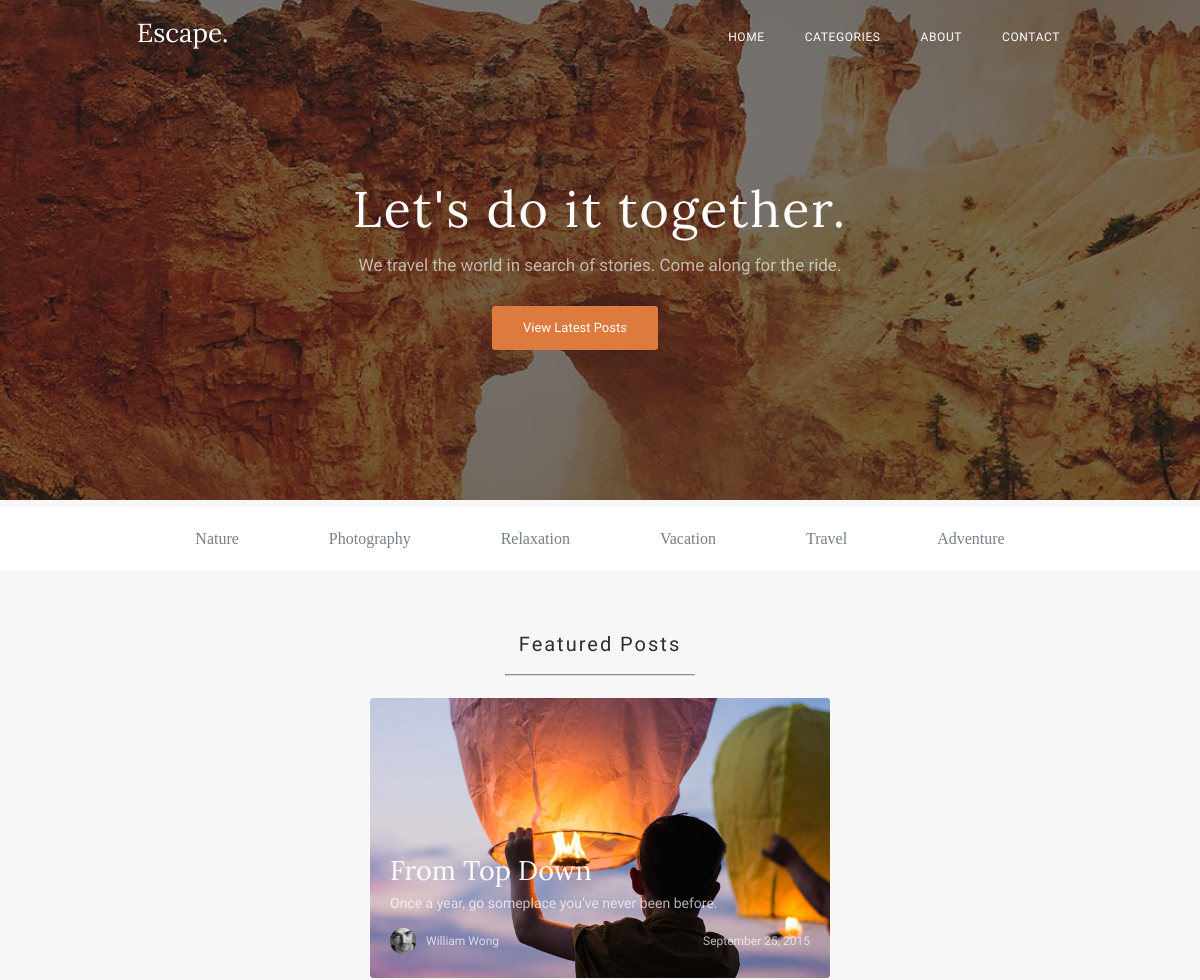
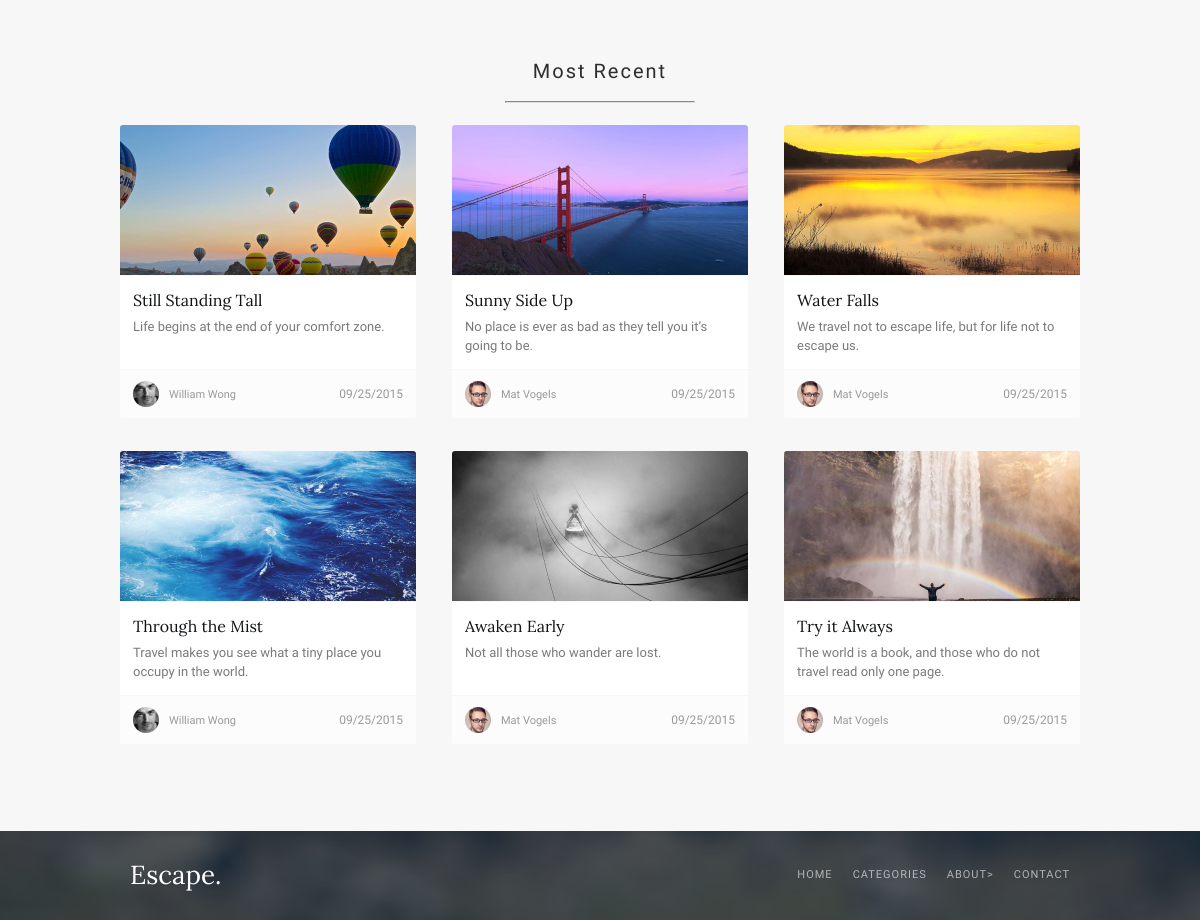
The app's page /home.php with its own data (2 pictures, top to bottom).
### tables this page shows
CREATE TABLE post
 (
    post_id     INT NOT NULL AUTO_INCREMENT,
    title        VARCHAR(255),
    subtitle     VARCHAR(255),
    author 	 VARCHAR(255),
    author_url   VARCHAR(255),
    publish_date VARCHAR(255),
    image_url    VARCHAR(255),
    content      TEXT NOT NULL,
    content_url  VARCHAR(255),
    featured     TINYINT(1) DEFAULT 0,
    PRIMARY KEY (post_id)
);

### post_preview2.php (the view)
<div class="most-recent__unit">
    <a href="/post.php?postid=<?= $post2['post_id'] ?>" class="img__link">
        <img class="most-recent__image" src="<?= $post2['image_url'] ?>" alt="most recent" />
    </a>
    <div class="most-recent__content">
        <h3 class="most-recent__title">
            <a href="/post.php?postid=<?= $post2['post_id'] ?>" class="most-recent__link"><?= $post2['title'] ?></a>
        </h3>
        <p class="most-recent__subtitle"><?= $post2['subtitle'] ?></p>
    </div>
    <div class="most-recent__author">
        <img class="most-recent__photo" src="<?= $post2['author_url'] ?>" alt="author" />
        <p class="most-recent__name"><?= $post2['author'] ?></p>
        <p class="most-recent__data"><?= $post2['publish_date'] ?></p>
    </div>
</div>

### home.php (shortened to what this page needs)
<?php
$post = [
    'title' => 'Let\'s do it together.',
    'subtitle' => 'We travel the world in search of stories. Come along for the ride.',
    'button' => 'View Latest Posts',
    'menu1' => 'Nature',
    'menu2' => 'Photography',
    'menu3' => 'Relaxation',
    'menu4' => 'Vacation',
    'menu5' => 'Travel',
    'menu6' => 'Adventure',
    'posts1' => 'Featured Posts',
    'posts2' => 'Most Recent',
];
function createDBConnection(): mysqli {
  $conn = new mysqli(HOST, USERNAME, PASSWORD, DATABASE);
  return $conn;
}
function getAndPrintPostsFromDBFeaturesPosts(mysqli $conn): void {
  $sql = "SELECT * FROM post WHERE featured = 1";
  $result = $conn->query($sql);
  if ($result->num_rows > 0) {
    while($row = $result->fetch_assoc()) {
        $post1 = $row;
        include 'post_preview.php';
    }
  } else {
    echo "0 results";
  }
}
function getAndPrintPostsFromDBMostRecent(mysqli $conn): void {
    $sql = "SELECT * FROM post WHERE featured = 0";
    $result = $conn->query($sql);
    if ($result->num_rows > 0) {
      while($row = $result->fetch_assoc()) {
            $post2 = $row;
            include 'post_preview2.php';
      }
    } else {
      echo "0 results";
    }
  }
?>
<!DOCTYPE html>
<html>
<head>
    <link href="/static/styles/index-style.css" rel="stylesheet" />
</head>
<body>
    <header class="header">
        <h2 class="logo">
            <a href="/home" class="logo__link logo__link_header">Escape.</a>
        </h2>
        <nav class="navigation">
            <ul class="navigation__list">
                <li class="navigation__item">
                    <a href="/home" class="navigation__link navigation__link_header">HOME</a>
                </li>
                <li class="navigation__item">
                    <a href="/home" class="navigation__link navigation__link_header">CATEGORIES</a>
                </li>
                <li class="navigation__item">
                    <a href="/home" class="navigation__link navigation__link_header">ABOUT</a>
                </li>
                <li class="navigation__item">
                    <a href="/home" class="navigation__link navigation__link_header">CONTACT</a>
                </li>
            </ul>
        </nav>
    </header>
    <main>
        <div class="banner">
            <h1 class="title"><?= $post['title'] ?></h1>
            <p class="subtitle"><?= $post['subtitle'] ?></p>
            <a href="/home" class="button"><?= $post['button'] ?></a>
        </div>
        <ul class="menu">
            <li class="menu__item">
                <a href="/home" class="menu__link"><?= $post['menu1'] ?></a>
            </li>
            <li class="menu__item">
                <a href="/home" class="menu__link"><?= $post['menu2'] ?></a>
            </li>
            <li class="menu__item">
                <a href="/home" class="menu__link"><?= $post['menu3'] ?></a>
            </li>
            <li class="menu__item">
                <a href="/home" class="menu__link"><?= $post['menu4'] ?></a>
            </li>
            <li class="menu__item">
                <a href="/home" class="menu__link"><?= $post['menu5'] ?></a>
            </li>
            <li class="menu__item">
                <a href="/home" class="menu__link"><?= $post['menu6'] ?></a>
            </li>
        </ul>
        <div class="posts">
            <p class="title-post"><?= $post['posts1'] ?></p>
            <hr class="line"/>
            <div class="features-posts">
            <?php
                $conn = createDBConnection();
                getAndPrintPostsFromDBFeaturesPosts($conn);
            ?>
            </div>
            <p class="title-post"><?= $post['posts2'] ?></p>
            <hr class="line"/>
            <div class="most-recent">
            <?php
                $conn = createDBConnection();
                getAndPrintPostsFromDBMostRecent($conn);
            ?>
            </div>
    </main>
    <footer class="footer__background1">
        <div class="footer__background2">
            <div class="footer__nav">
                <h2 class="logo">
                    <a href="/home" class="logo__link logo__link_footer">Escape.</a>
                </h2>
                <nav class="navigation navigation__footer">
                    <ul class="navigation__list">
                        <li class="navigation__item">
                            <a href="/home" class="navigation__link navigation__link_footer">HOME</a>
                        </li>
                        <li class="navigation__item">
                            <a href="/home" class="navigation__link navigation__link_footer">CATEGORIES</a>
                        </li>
                        <li class="navigation__item">
                            <a href="/home" class="navigation__link navigation__link_footer">ABOUT></a>
                        </li>
                        <li class="navigation__item">
                            <a href="/home" class="navigation__link navigation__link_footer">CONTACT</a>
                        </li>
                    </ul>
                </nav>
            </div>
        </div>
    </footer>
</body>
</html>

### post_preview.php
<div class="features-posts__unit">
    <img class="features-posts__background" src="<?= $post1['image_url'] ?>" alt="features posts" />
    <h3 class="features-postss__title">
        <a class="features-posts__link" href="/post.php?postid=<?= $post1['post_id'] ?>"><?= $post1['title'] ?></a>
    </h3>
    <p class="features-posts__subtitle"><?= $post1['subtitle'] ?></p>
    <div class="features-posts__author">
        <img class="features-posts__photo" src="<?= $post1['author_url'] ?>" alt="author" />
        <p class="features-posts__name"><?= $post1['author'] ?></p>
        <p class="features-posts__data"><?= $post1['publish_date'] ?></p>
    </div>
</div>

### styles/index-style.css (style rules this page uses)
* { margin: 0; padding: 0; }
body { background: repeat-x url("/static/images/background-index.png"); background-color: #f7f7f7; }
.header { display: flex; max-width: 960px; margin: 0 auto; flex-wrap: nowrap; justify-content: space-between; }
.footer__background1 { background: repeat-x url("/static/images/footer.png"); background-color: #4d565d; height: 89px; }
.footer__background2 { background-color: #232f38b3; height: 89px; }
.footer__nav { display: flex; max-width: 960px; margin: 0 auto; flex-wrap: nowrap; justify-content: space-between; height: 89px; }
.logo__link { display: inline-block; font: normal 26px/26px "Lora"; color: #ffffff; text-decoration: none; }
.logo__link_header { padding: 20px 17px; }
.logo__link_footer { padding: 31px 10px; }
.navigation__list { display: flex; flex-wrap: wrap; justify-content: right; list-style-type: none; }
.navigation__link { display: inline-block; text-decoration: none; }
.navigation__link_header { padding: 27px 20px; letter-spacing: 0.6px; color: #ffffff; font: normal 12px/20px "Oxygen"; }
.navigation__link_footer { letter-spacing: 1px; padding: 31px 10px; font: normal 11px/26px "Oxygen"; color: #ffffff9a; }
.banner { padding: 110px 0 156px; }
.title { font: normal 50px/51px "Lora"; letter-spacing: 2px; color: #ffffff; text-align: center; margin-bottom: 20px; }
.subtitle { color: #ffffffa1; font: normal 17px/20px "Oxygen"; text-align: center; margin-bottom: 31px; }
.button { display: inline-block; background-color: #dd7b3f; text-align: center; margin: 0 41%; padding: 12px 31px; color: #ffffff; border-radius: 3px; font: normal 13px/20px "Oxygen"; text-decoration: none; }
.menu { display: flex; flex-wrap: wrap; justify-content: center; align-items: center; background-color: #ffffff; height: 65px; }
.menu__item { list-style-type: none; }
.menu__link { color: #768088; font-family: normal 14px/26px "Lora"; font-weight: normal; padding: 22px 45px; list-style: none; text-decoration: none; }
.posts { max-width: 960px; margin: 0 auto 89px auto; }
.title-post { font: normal 20px/27px "Oxygen"; letter-spacing: 2px; color: #2e2e2e; margin-top: 60px; text-align: center; }
.line { width: 188px; margin: 16px auto 16px auto; border-width: 1px; border-color: #dedede; margin-bottom: 22px; }
.img__link { display: inline-block; position: absolute; width: 100%; height: 100%; }
.features-posts { display: flex; justify-content: center; flex-wrap: wrap; gap: 7px 20px; }
.features-posts__unit { position: relative; width: 460px; height: 280px; border-radius: 3px; }
.features-posts__background { display: block; position: absolute; width: 100%; z-index: -1; }
.features-posts__link { font: normal 27px/30px "Lora"; color: #ffffff; text-decoration: none; display: block; padding: 157px 20px 6px 20px; }
.features-posts__subtitle { font: normal 14px/25px "Oxygen"; color: #ffffffb3; padding: 0 20px; }
.features-posts__author { display: flex; flex-wrap: nowrap; justify-content: left; align-items: center; width: 420px; height: 50px; padding: 0 20px; border-bottom-left-radius: 3px; border-bottom-right-radius: 3px; }
.features-posts__photo { display: inline-block; }
.features-posts__name { font: normal 12px/35px "Oxygen"; color: #ffffffb3; margin-left: 10px; }
.features-posts__data { font: normal 12px/35px "Oxygen"; color: #ffffffb3; margin-left: auto; }
.most-recent { position: relative; display: flex; flex-wrap: wrap; justify-content: space-between; gap: 35px 24px; }
.most-recent__unit { position: relative; width: 296px; height: 291px; }
.most-recent__image { display: block; border-top-left-radius: 3px; border-top-right-radius: 3px; }
.most-recent__content { margin-top: 151px; margin-bottom: 1px; height: 93px; width: 270px; background-color: #ffffff; padding: 0 13px; }
.most-recent__link { display: inline-block; margin: 14px 0 6px 0; font: normal 16px/21px "Lora"; font-weight: normal; color: #101315; text-decoration: none; }
.most-recent__subtitle { font: normal 13px/19px "Oxygen"; color: #7a7a7a; }
.most-recent__author { display: flex; flex-wrap: nowrap; justify-content: left; align-items: center; background-color: #fcfcfc; width: 270px; height: 48px; padding: 0 13px; border-bottom-left-radius: 3px; border-bottom-right-radius: 3px; }
.most-recent__photo { display: inline-block; }
.most-recent__name { margin-left: 10px; font: normal 11px/35px "Oxygen"; color: #999999; }
.most-recent__data { font: normal 12px/35px "Oxygen"; color: #999999; margin-left: auto; }

### records on screen
post: image_url (picture), title "From Top Down", subtitle "Once a year, go someplace you’ve never been before.", author_url (picture), author "William Wong", publish_date "September 25, 2015"
post: image_url (picture), title "Still Standing Tall", subtitle "Life begins at the end of your comfort zone.", author_url (picture), author "William Wong", publish_date "09/25/2015"
post: image_url (picture), title "Sunny Side Up", subtitle "No place is ever as bad as they tell you it’s going to be.", author_url (picture), author "Mat Vogels", publish_date "09/25/2015"
post: image_url (picture), title "Water Falls", subtitle "We travel not to escape life, but for life not to escape us.", author_url (picture), author "Mat Vogels", publish_date "09/25/2015"
post: image_url (picture), title "Through the Mist", subtitle "Travel makes you see what a tiny place you occupy in the world.", author_url (picture), author "William Wong", publish_date "09/25/2015"
post: image_url (picture), title "Awaken Early", subtitle "Not all those who wander are lost.", author_url (picture), author "Mat Vogels", publish_date "09/25/2015"
post: image_url (picture), title "Try it Always", subtitle "The world is a book, and those who do not travel read only one page.", author_url (picture), author "Mat Vogels", publish_date "09/25/2015"

### other values on screen
$post['title'] "Let's do it together."
$post['subtitle'] "We travel the world in search of stories. Come along for the ride."
$post['button'] "View Latest Posts"
$post['menu1'] "Nature"
$post['menu2'] "Photography"
$post['menu3'] "Relaxation"
$post['menu4'] "Vacation"
$post['menu5'] "Travel"
$post['menu6'] "Adventure"
$post['posts1'] "Featured Posts"
$post['posts2'] "Most Recent"
